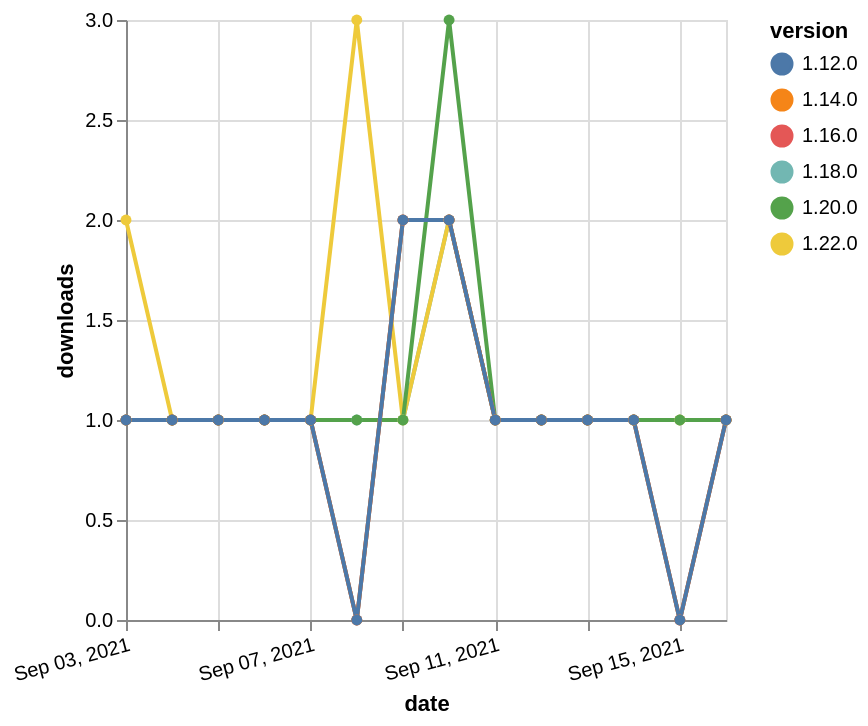

Write the Vega-Lite specification saved for this chart.
### Vega-Lite specification from a JSON file in a GitHub repository (floating-point values rounded to 4 significant figures)
{"$schema": "https://vega.github.io/schema/vega-lite/v5.json", "description": "A simple bar chart with embedded data.", "data": {"values": [{"date": "2021-09-03", "total": 173, "delta": 1, "version": "1.18.0"}, {"date": "2021-09-04", "total": 174, "delta": 1, "version": "1.18.0"}, {"date": "2021-09-05", "total": 175, "delta": 1, "version": "1.18.0"}, {"date": "2021-09-06", "total": 176, "delta": 1, "version": "1.18.0"}, {"date": "2021-09-07", "total": 177, "delta": 1, "version": "1.18.0"}, {"date": "2021-09-08", "total": 178, "delta": 1, "version": "1.18.0"}, {"date": "2021-09-09", "total": 179, "delta": 1, "version": "1.18.0"}, {"date": "2021-09-10", "total": 181, "delta": 2, "version": "1.18.0"}, {"date": "2021-09-11", "total": 182, "delta": 1, "version": "1.18.0"}, {"date": "2021-09-12", "total": 183, "delta": 1, "version": "1.18.0"}, {"date": "2021-09-13", "total": 184, "delta": 1, "version": "1.18.0"}, {"date": "2021-09-14", "total": 185, "delta": 1, "version": "1.18.0"}, {"date": "2021-09-15", "total": 186, "delta": 1, "version": "1.18.0"}, {"date": "2021-09-16", "total": 187, "delta": 1, "version": "1.18.0"}, {"date": "2021-09-03", "total": 130, "delta": 2, "version": "1.22.0"}, {"date": "2021-09-04", "total": 131, "delta": 1, "version": "1.22.0"}, {"date": "2021-09-05", "total": 132, "delta": 1, "version": "1.22.0"}, {"date": "2021-09-06", "total": 133, "delta": 1, "version": "1.22.0"}, {"date": "2021-09-07", "total": 134, "delta": 1, "version": "1.22.0"}, {"date": "2021-09-08", "total": 137, "delta": 3, "version": "1.22.0"}, {"date": "2021-09-09", "total": 138, "delta": 1, "version": "1.22.0"}, {"date": "2021-09-10", "total": 140, "delta": 2, "version": "1.22.0"}, {"date": "2021-09-11", "total": 141, "delta": 1, "version": "1.22.0"}, {"date": "2021-09-12", "total": 142, "delta": 1, "version": "1.22.0"}, {"date": "2021-09-13", "total": 143, "delta": 1, "version": "1.22.0"}, {"date": "2021-09-14", "total": 144, "delta": 1, "version": "1.22.0"}, {"date": "2021-09-15", "total": 145, "delta": 1, "version": "1.22.0"}, {"date": "2021-09-16", "total": 146, "delta": 1, "version": "1.22.0"}, {"date": "2021-09-03", "total": 203, "delta": 1, "version": "1.20.0"}, {"date": "2021-09-04", "total": 204, "delta": 1, "version": "1.20.0"}, {"date": "2021-09-05", "total": 205, "delta": 1, "version": "1.20.0"}, {"date": "2021-09-06", "total": 206, "delta": 1, "version": "1.20.0"}, {"date": "2021-09-07", "total": 207, "delta": 1, "version": "1.20.0"}, {"date": "2021-09-08", "total": 208, "delta": 1, "version": "1.20.0"}, {"date": "2021-09-09", "total": 209, "delta": 1, "version": "1.20.0"}, {"date": "2021-09-10", "total": 212, "delta": 3, "version": "1.20.0"}, {"date": "2021-09-11", "total": 213, "delta": 1, "version": "1.20.0"}, {"date": "2021-09-12", "total": 214, "delta": 1, "version": "1.20.0"}, {"date": "2021-09-13", "total": 215, "delta": 1, "version": "1.20.0"}, {"date": "2021-09-14", "total": 216, "delta": 1, "version": "1.20.0"}, {"date": "2021-09-15", "total": 217, "delta": 1, "version": "1.20.0"}, {"date": "2021-09-16", "total": 218, "delta": 1, "version": "1.20.0"}, {"date": "2021-09-03", "total": 197, "delta": 1, "version": "1.16.0"}, {"date": "2021-09-04", "total": 198, "delta": 1, "version": "1.16.0"}, {"date": "2021-09-05", "total": 199, "delta": 1, "version": "1.16.0"}, {"date": "2021-09-06", "total": 200, "delta": 1, "version": "1.16.0"}, {"date": "2021-09-07", "total": 201, "delta": 1, "version": "1.16.0"}, {"date": "2021-09-08", "total": 201, "delta": 0, "version": "1.16.0"}, {"date": "2021-09-09", "total": 203, "delta": 2, "version": "1.16.0"}, {"date": "2021-09-10", "total": 205, "delta": 2, "version": "1.16.0"}, {"date": "2021-09-11", "total": 206, "delta": 1, "version": "1.16.0"}, {"date": "2021-09-12", "total": 207, "delta": 1, "version": "1.16.0"}, {"date": "2021-09-13", "total": 208, "delta": 1, "version": "1.16.0"}, {"date": "2021-09-14", "total": 209, "delta": 1, "version": "1.16.0"}, {"date": "2021-09-15", "total": 209, "delta": 0, "version": "1.16.0"}, {"date": "2021-09-16", "total": 210, "delta": 1, "version": "1.16.0"}, {"date": "2021-09-03", "total": 203, "delta": 1, "version": "1.14.0"}, {"date": "2021-09-04", "total": 204, "delta": 1, "version": "1.14.0"}, {"date": "2021-09-05", "total": 205, "delta": 1, "version": "1.14.0"}, {"date": "2021-09-06", "total": 206, "delta": 1, "version": "1.14.0"}, {"date": "2021-09-07", "total": 207, "delta": 1, "version": "1.14.0"}, {"date": "2021-09-08", "total": 207, "delta": 0, "version": "1.14.0"}, {"date": "2021-09-09", "total": 209, "delta": 2, "version": "1.14.0"}, {"date": "2021-09-10", "total": 211, "delta": 2, "version": "1.14.0"}, {"date": "2021-09-11", "total": 212, "delta": 1, "version": "1.14.0"}, {"date": "2021-09-12", "total": 213, "delta": 1, "version": "1.14.0"}, {"date": "2021-09-13", "total": 214, "delta": 1, "version": "1.14.0"}, {"date": "2021-09-14", "total": 215, "delta": 1, "version": "1.14.0"}, {"date": "2021-09-15", "total": 215, "delta": 0, "version": "1.14.0"}, {"date": "2021-09-16", "total": 216, "delta": 1, "version": "1.14.0"}, {"date": "2021-09-03", "total": 254, "delta": 1, "version": "1.12.0"}, {"date": "2021-09-04", "total": 255, "delta": 1, "version": "1.12.0"}, {"date": "2021-09-05", "total": 256, "delta": 1, "version": "1.12.0"}, {"date": "2021-09-06", "total": 257, "delta": 1, "version": "1.12.0"}, {"date": "2021-09-07", "total": 258, "delta": 1, "version": "1.12.0"}, {"date": "2021-09-08", "total": 258, "delta": 0, "version": "1.12.0"}, {"date": "2021-09-09", "total": 260, "delta": 2, "version": "1.12.0"}, {"date": "2021-09-10", "total": 262, "delta": 2, "version": "1.12.0"}, {"date": "2021-09-11", "total": 263, "delta": 1, "version": "1.12.0"}, {"date": "2021-09-12", "total": 264, "delta": 1, "version": "1.12.0"}, {"date": "2021-09-13", "total": 265, "delta": 1, "version": "1.12.0"}, {"date": "2021-09-14", "total": 266, "delta": 1, "version": "1.12.0"}, {"date": "2021-09-15", "total": 266, "delta": 0, "version": "1.12.0"}, {"date": "2021-09-16", "total": 267, "delta": 1, "version": "1.12.0"}]}, "width": "container", "mark": {"type": "line", "point": {"filled": true}}, "encoding": {"x": {"field": "date", "type": "temporal", "timeUnit": "yearmonthdate", "title": "date", "axis": {"labelAngle": -15}}, "y": {"field": "delta", "type": "quantitative", "title": "downloads"}, "color": {"field": "version", "type": "nominal"}, "tooltip": {"field": "delta"}}}
